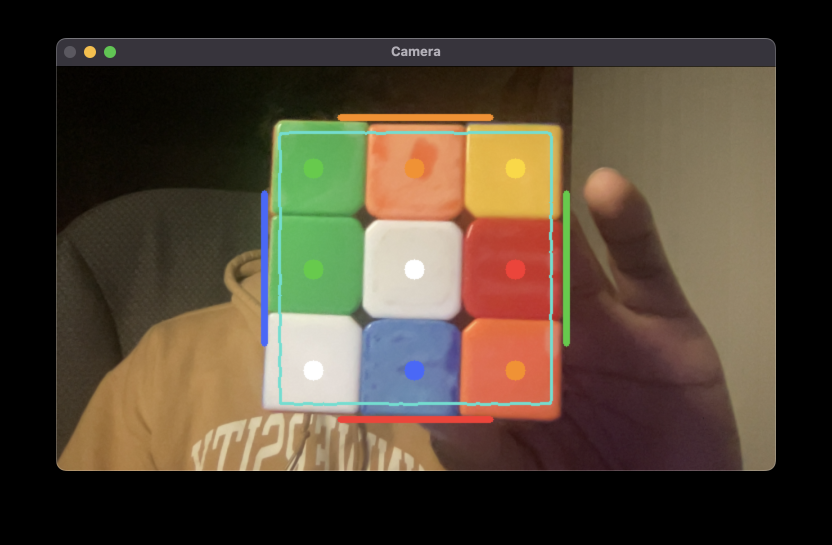
#> input picture pictures/Main Page.png, 1664 x 1090 px, given in place of the camera (shown at 1/2 size)
$ python testDetect.py
#> lines starting #> are read from the running program, lines starting #| are printed output that depends on the picture; after the words box and inside, x2 and y2 are one past the last pixel; in counts of white or black regions, pixels touching at a corner belong together
import cv2


winWidth = 720
winHeight = int((1080/1920)*winWidth)

capture = cv2.VideoCapture(0)


capture.set(3, winWidth)
capture.set(4,winHeight)


def getContours(img, inputContour):
    contours, hierarchy = cv2.findContours(img, cv2.RETR_EXTERNAL, cv2.CHAIN_APPROX_NONE)

    for currContour in contours:
        area = cv2.contourArea(currContour)
        if area < 100000 and area > 10000:
            cv2.drawContours(inputContour, currContour, -1, (255,0,255), 7)
            perimeter = cv2.arcLength(currContour, True)
            approximate  = cv2.approxPolyDP(currContour,0.02*perimeter, True)
            #print(approximate)
            x, y, w, h = cv2.boundingRect(approximate)
            cv2.rectangle(inputContour, (x,y),(x+w,y+h), (255,255,255), 5)
            cv2.line(inputContour, (10,10),(470,10),(255,255,0),5 )


def nothing(a):

    return a

cv2.namedWindow("P")
cv2.resizeWindow("P", 480, 240)
cv2.createTrackbar("Threshold1", "P", 30, 255, nothing)
cv2.createTrackbar("Threshold2", "P", 30, 255, nothing)

import numpy as np

while True:
    success, img = capture.read()
#> img is the input picture: shape (1090, 1664, 3); mean B, G, R 51.3, 66.4, 78.6

    img = cv2.resize(img, (winWidth, winHeight), interpolation=cv2.INTER_AREA)
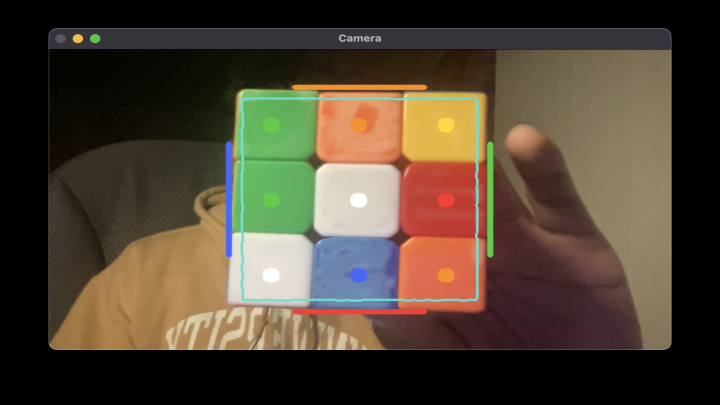
#> img: shape (405, 720, 3); mean B, G, R 51.3, 66.4, 78.6

    inputContour = img.copy()

    blurred = cv2.GaussianBlur(img, (7,7), 1)
    #blurred = cv2.GaussianBlur(img, (7,7),1)
    gray = cv2.cvtColor(blurred, cv2.COLOR_BGR2GRAY)
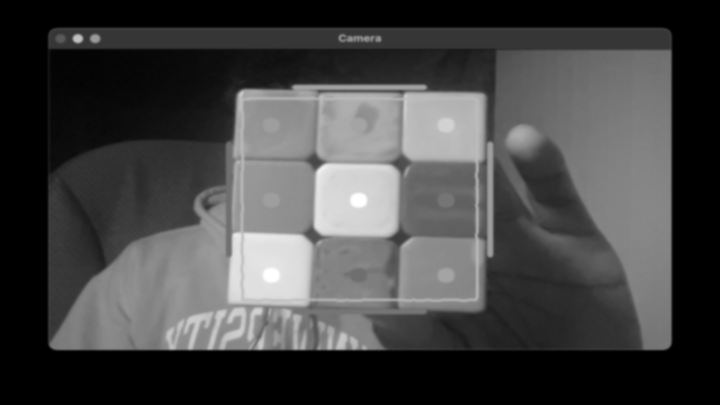
#> gray: shape (405, 720); min 0, max 255, mean 68.4

    threshold1 = int(cv2.getTrackbarPos("Threshold1", "P"))
    threshold2 = int(cv2.getTrackbarPos("Threshold2", "P"))

    canny = cv2.Canny(gray,threshold1,threshold2)
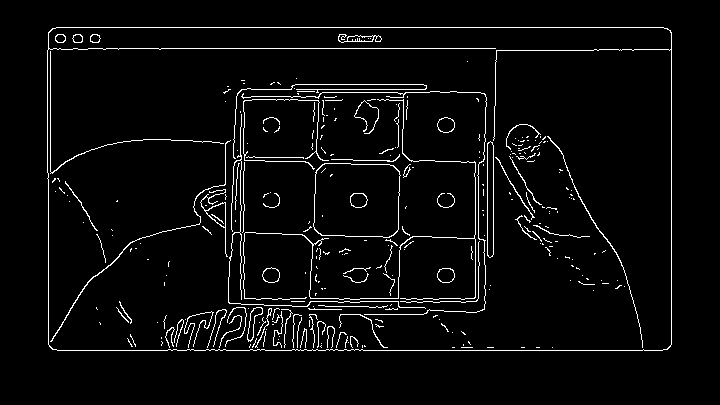
#> canny: shape (405, 720); 3.9% white in thin lines or dots, all inside (x1, y1, x2, y2) = (47, 27, 672, 351)

    kernel = np.ones((5,5))
    dilation = cv2.dilate(canny,kernel,iterations=1)
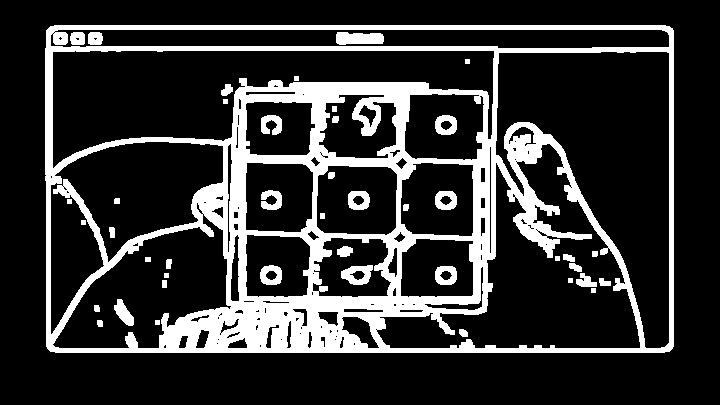
#> dilation: shape (405, 720); 19.8% white; 43 white regions

    getContours(dilation, inputContour)
#> in getContours, `contours, hierarchy = cv2.findContours(img, cv2.RETR_EXTERNAL, cv2.CHA..`: contours = 1 contour; box (x1, y1, x2, y2) and area: (45, 25, 674, 353) 205096
#> the loop in getContours, `for currContour in contours:` made 1 pass
#> area on pass 1: 205095.5


    cv2.imshow("Window", inputContour)
    #cv2.imshow("Window", canny)

    if cv2.waitKey(1) & 0xFF == ord('q'):
#> (key q is pressed here)
        break
